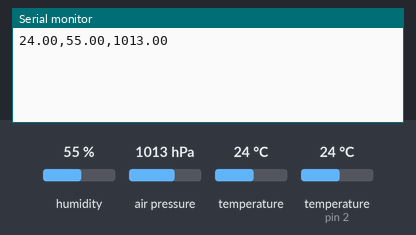
Simulated run of this sketch. Board: Arduino Uno, built with avr-gcc and run on an emulated ATmega328P. Parts: the last lines printed to the serial monitor. The test bench sets the inputs (shaded band); at power-on: humidity 55 %, air pressure 1013 hPa, temperature (sensor on pin 2) 24 °C, temperature 24 °C.

Above: at 1.8 s.
1.9 s: humidity set to 22 %
At 2.8 s:
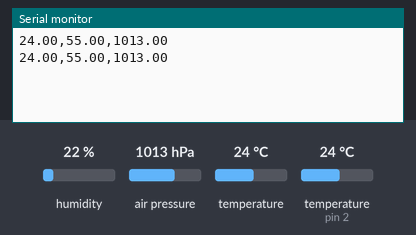
3.4 s: air pressure set to 952 hPa
At 4.7 s:
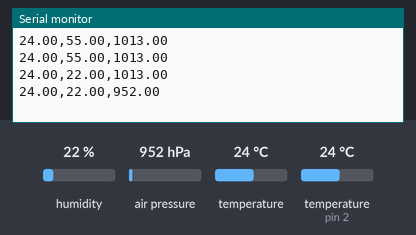
4.9 s: temperature (sensor on pin 2) set to 12 °C
At 5.9 s:
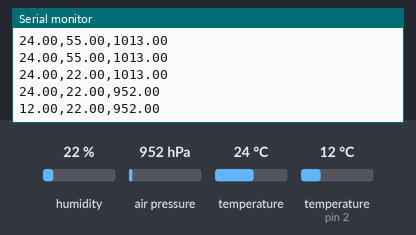
6.4 s: air pressure set to 975 hPa
At 7.7 s:
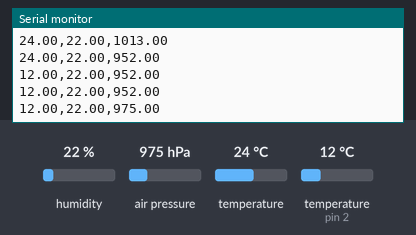
7.9 s: humidity set to 40 %
At 8.9 s:
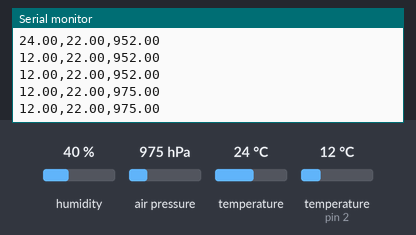
Timing chart, 0 to 10.4 s (numbered marks = the images above; inputs shaded):
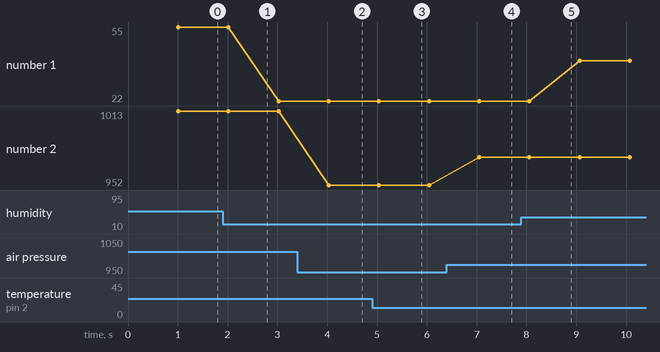

The sketch:

dht22bmp280.ino
```cpp
/***
 * DHT22 and BMP280
 */

// Include libraries.
#include "DHT.h"
#include "Adafruit_BMP280.h"

// DHT22 pin data input Pin 2 digital.
#define DHTPIN 2

// DHT sensor type.
#define DHTTYPE DHT22

// Change to your location sea level pressure (Nusa Dua, Bali, Indonesia).
#define SEALEVEL_PRESSURE 1014

// Init sensor.
DHT dht(DHTPIN, DHTTYPE);
Adafruit_BMP280 bmp;

void setup() {
  Serial.begin(115200);

  // Sensor initialization.
  dht.begin();
  if (!bmp.begin()) {
    Serial.println("Could not find BMP280 sensor. Check wiring or I2C address!");
  }
}

void loop() {
  // set delay reading (2 seconds)
  delay(1000);

  // Read sensor data.
  float humidity = dht.readHumidity();
  float tempC = dht.readTemperature();

  // Read sensor.
  float p = bmp.readPressure() / 100;  // Converted to mb, 1mb = 100hPa
  float t = bmp.readTemperature();
  float a = bmp.readAltitude(SEALEVEL_PRESSURE);

  // Print data to serial.
  Serial.print(tempC);
  Serial.print(",");
  Serial.print(humidity);
  Serial.print(",");
  Serial.print(p);
  Serial.println("");
}
```

Measured:
- after the input at 3.4 s, the serial monitor: prints a new line after 0.63 s (image 2)
- after the input at 4.9 s, the serial monitor: prints a new line after 0.14 s (image 3)
- after the input at 6.4 s, the serial monitor: prints a new line after 0.65 s (image 4)
- plotted number 1: 55 → 22 after the input at 1.9 s, 22 → 40 after the input at 7.9 s
- plotted number 2: 1013 → 952 after the input at 3.4 s, 952 → 975 after the input at 6.4 s
